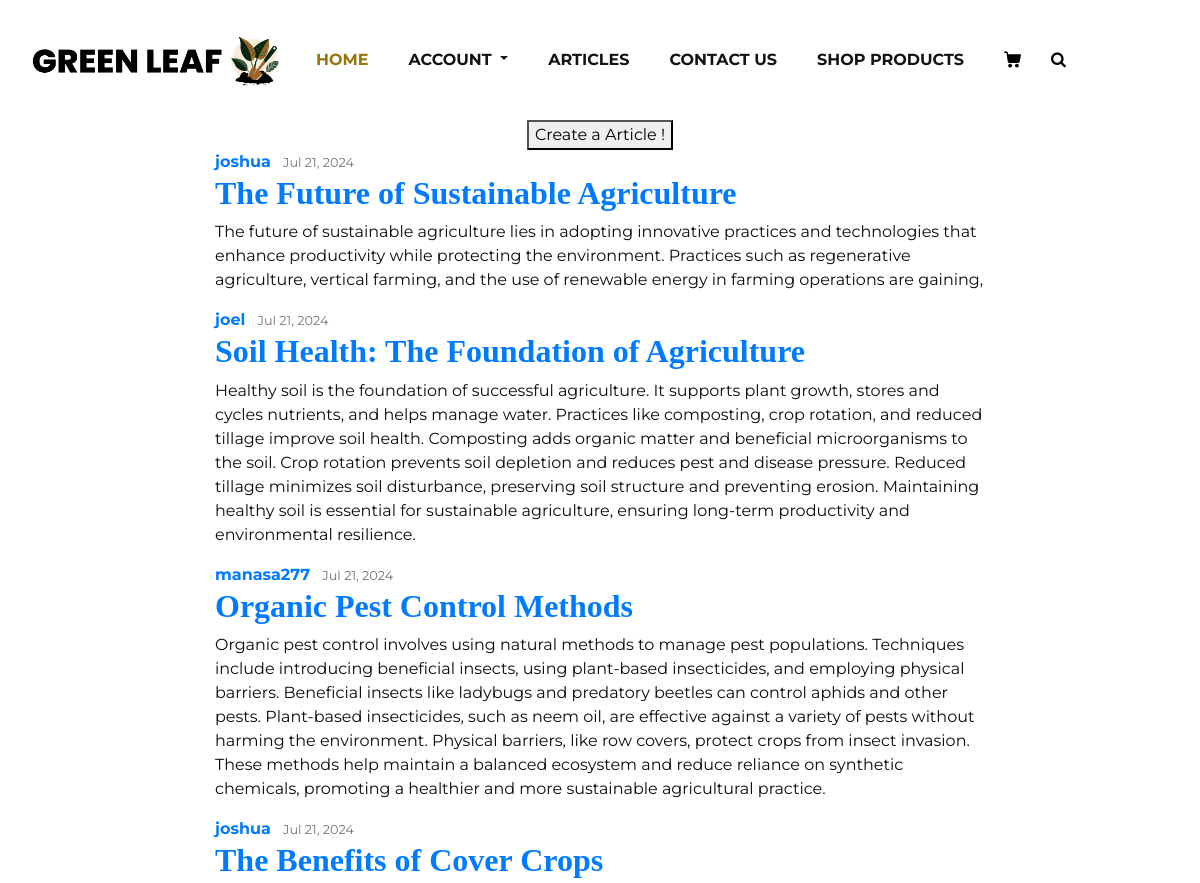
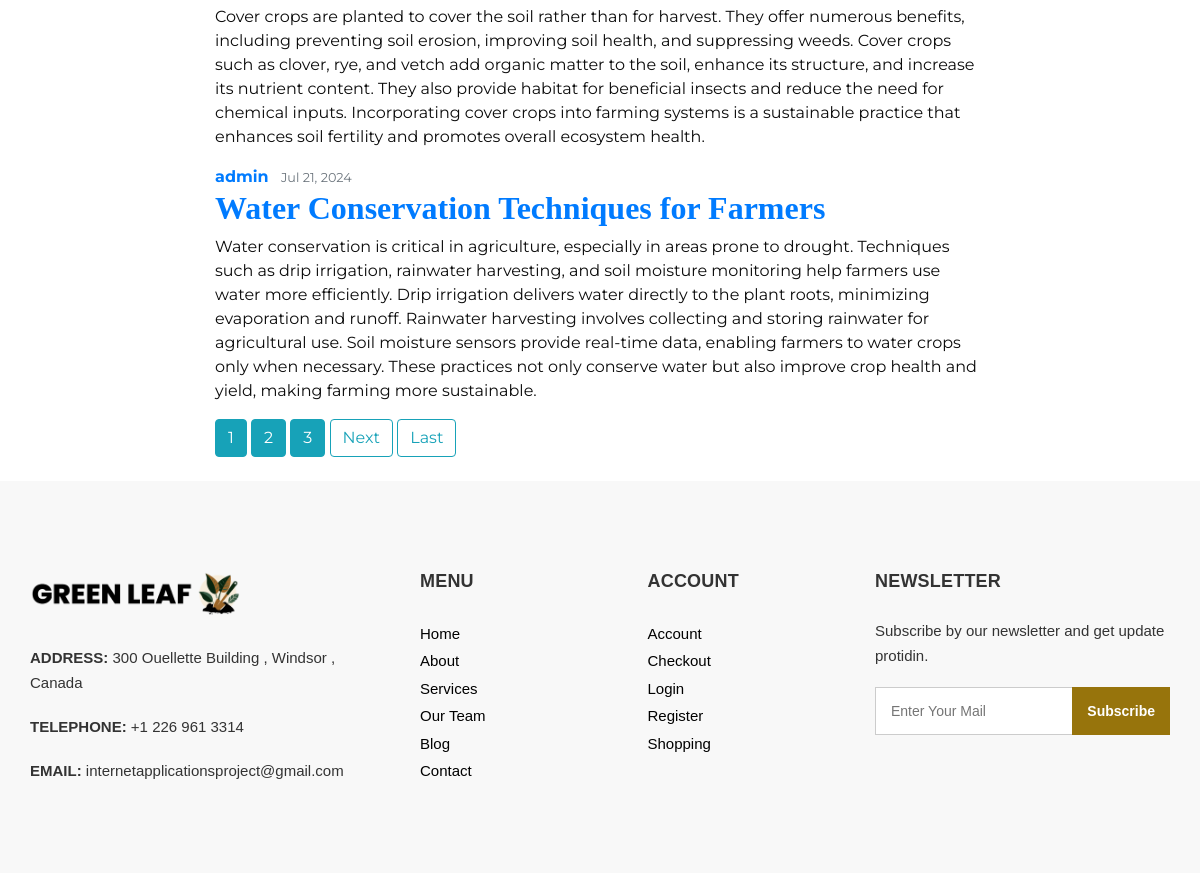
The page /article-home/ on the database its author committed (2 pictures, top to bottom).
### GreenWebsite/models.py (models this page shows, shortened)
class Articles(models.Model):
    title = models.CharField(max_length=100)
    content = models.TextField()
    date_posted = models.DateTimeField(default=timezone.now)
    author = models.ForeignKey(User, on_delete=models.CASCADE)

### GreenWebsite/views.py (the view)
# urls.py: path('article-home/', ArticleListView.as_view(), name='article-home'),
class ArticleListView(ListView):
    model = Articles
    template_name = "articles/article-home.html"  # model_List.html is the default but since we built it already, we will proceed to change
    context_object_name = "posts"  # the default will be object
    ordering = ['-date_posted']
    paginate_by = 5

### templates/articles/article-home.html (shortened to what this page needs)
{% extends 'base.html' %}
{% load static %}
{% block body %}
    <div class="container-fluid">
        <div class="row justify-content-center">
            <div class="col-auto">
                <button type="button" class="btn-quarternary " onclick="window.location.href='{% url 'article-create' %}'">Create a Article !</button>
            </div>
        </div>
        <div class="row justify-content-center">
            <div class="col-12 col-md-10 col-lg-8">
                {% for article in posts %}
                    <article class="media content-section">
                      <div class="media-body">
                        <div class="article-metadata">
                          <a class="mr-2 font-weight-bold" href="{% url 'user-articles' article.author.username %}">{{ article.author }}</a>
                          <small class="text-muted">{{ article.date_posted|date:"M d, Y" }}</small>
                        </div>
                        <h2><a class="article-title font-weight-bold" href="{% url 'article-detail' article.id %}">{{ article.title }}</a></h2>
                        <p class="article-content">{{ article.content }}</p>
                      </div>
                    </article>
                {% endfor %}
            {% if is_paginated %}
                {% for num in page_obj.paginator.page_range %}
                    {% if page_obj.number == num %}
                        <a class="btn btn-info mb-4" href="?page={{ num }}">{{ num }}</a>
                    {% elif num > page_obj.number|add:'-3' and num < page_obj.number|add:'3'%}
                        <a class="btn btn-info mb-4" href="?page={{ num }}">{{ num }}</a>
                    {% endif %}
                {% endfor %}
                  {% if page_obj.has_next %}
                    <a class="btn btn-outline-info mb-4" href="?page={{ page_obj.next_page_number }}">Next</a>
                    <a class="btn btn-outline-info mb-4" href="?page={{ page_obj.paginator.num_pages }}">Last</a>
                {% endif %}
            {% endif %}
            </div>
        </div>
    </div>
{% endblock body %}

### static/dashboard.css (style rules this page uses)
body, html { margin: 0; padding: 0; font-family: 'Arial', sans-serif; }

### static/css/style.css (style rules this page uses)
* { box-sizing: border-box; }
body { font-family: 'Montserrat', sans-serif; color: #0c0c0c; background-color: #ffffff; overflow-x: hidden; }
h1, h2 { font-family: 'Playfair Display', serif; }
a, a:hover, a:focus { text-decoration: none; }
.btn, .btn:focus { outline: none !important; -webkit-box-shadow: none; box-shadow: none; }

### rows shown on the page
Articles: author "joshua", date_posted "Jul 21, 2024", title "The Future of Sustainable Agriculture", content "The future of sustainable agriculture lies in adopting innovative practices and technologies that enhance productivity while protecting the environment. Practices such as regenerative agriculture, vertical farming, and the use of renewable energy in farming operations are gaining,"
Articles: author "joel", date_posted "Jul 21, 2024", title "Soil Health: The Foundation of Agriculture", content "Healthy soil is the foundation of successful agriculture. It supports plant growth, stores and cycles nutrients, and helps manage water. Practices like composting, crop rotation, and reduced tillage improve soil health. Composting adds organic matter and beneficial microorganisms to the soil. Crop rotation prevents soil depletion and reduces pest and disease pressure. Reduced tillage minimizes soil disturbance, preserving soil structure and preventing erosion. Maintaining healthy soil is essential for sustainable agriculture, ensuring long-term productivity and environmental resilience."
Articles: author "manasa277", date_posted "Jul 21, 2024", title "Organic Pest Control Methods", content "Organic pest control involves using natural methods to manage pest populations. Techniques include introducing beneficial insects, using plant-based insecticides, and employing physical barriers. Beneficial insects like ladybugs and predatory beetles can control aphids and other pests. Plant-based insecticides, such as neem oil, are effective against a variety of pests without harming the environment. Physical barriers, like row covers, protect crops from insect invasion. These methods help maintain a balanced ecosystem and reduce reliance on synthetic chemicals, promoting a healthier and more sustainable agricultural practice."
Articles: author "joshua", date_posted "Jul 21, 2024", title "The Benefits of Cover Crops", content "Cover crops are planted to cover the soil rather than for harvest. They offer numerous benefits, including preventing soil erosion, improving soil health, and suppressing weeds. Cover crops such as clover, rye, and vetch add organic matter to the soil, enhance its structure, and increase its nutrient content. They also provide habitat for beneficial insects and reduce the need for chemical inputs. Incorporating cover crops into farming systems is a sustainable practice that enhances soil fertility and promotes overall ecosystem health."
Articles: author "admin", date_posted "Jul 21, 2024", title "Water Conservation Techniques for Farmers", content "Water conservation is critical in agriculture, especially in areas prone to drought. Techniques such as drip irrigation, rainwater harvesting, and soil moisture monitoring help farmers use water more efficiently. Drip irrigation delivers water directly to the plant roots, minimizing evaporation and runoff. Rainwater harvesting involves collecting and storing rainwater for agricultural use. Soil moisture sensors provide real-time data, enabling farmers to water crops only when necessary. These practices not only conserve water but also improve crop health and yield, making farming more sustainable."

### other values the page prints
{{ num }} "1"
{{ num }} "2" "3"
